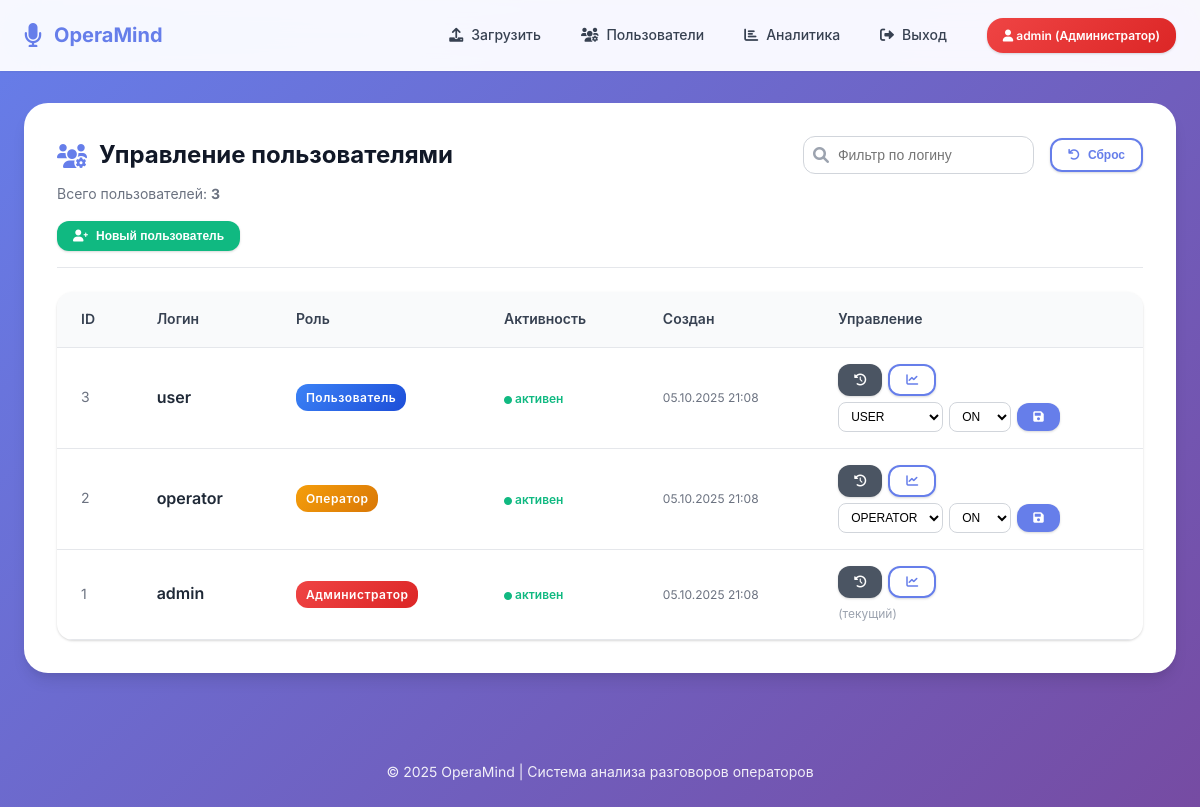
The app's page /admin/users (signed in) with its own data.
### models.py (models this page shows, shortened)
class User(UserMixin, db.Model):
    id = db.Column(db.Integer, primary_key=True)
    username = db.Column(db.String(80), unique=True, nullable=False)
    password_hash = db.Column(db.String(200), nullable=False)
    email = db.Column(db.String(120), unique=True, nullable=True)
    created_at = db.Column(db.DateTime, default=datetime.utcnow)
    last_login = db.Column(db.DateTime)
    is_active = db.Column(db.Boolean, default=True)
    role = db.Column(db.Enum(UserRole), default=UserRole.OPERATOR, nullable=False)
    is_admin = db.Column(db.Boolean, default=False)  # Обратная совместимость
    full_name = db.Column(db.String(200))
    department = db.Column(db.String(100))
    phone = db.Column(db.String(20))
    conversations = db.relationship('Conversation', backref='user', lazy=True, cascade='all, delete-orphan')
    @property
    def is_administrator(self):
        return self.role == UserRole.ADMIN or self.is_admin
    @property
    def role_display(self):
        role_names = {
            UserRole.USER: "Пользователь",
            UserRole.OPERATOR: "Оператор",
            UserRole.ADMIN: "Администратор"
        }
        return role_names.get(self.role, "Неизвестно")

### admin.py (the view)
@admin_bp.route('/admin/users')
@login_required
def admin_users():
    if not getattr(current_user, 'is_admin', False):
        flash('Нет доступа', 'error')
        return redirect(url_for('index'))
    users = User.query.order_by(User.created_at.desc()).all()
    return render_template('admin_users.html', users=users)

### app.py (called while the page is built)
@login_manager.user_loader
def load_user(user_id):
    return db.session.get(User, int(user_id))

### templates/admin_users.html (shortened to what this page needs)
{% extends 'base.html' %}
{% block content %}
<div class="card" style="animation: fadeInUp 0.5s ease;">
        <div class="card-header" style="display:flex;justify-content:space-between;align-items:flex-start;flex-wrap:wrap;gap:var(--space-6);">
            <div style="flex:1;min-width:260px;">
                <h2 class="card-title" style="display:flex;align-items:center;gap:var(--space-3);"><i class="fas fa-users-cog" style="color:var(--primary);"></i> Управление пользователями</h2>
                <div class="card-subtitle" style="margin-top:4px;">Всего пользователей: <strong id="userCount">{{ users|length }}</strong></div>
                <div style="margin-top:var(--space-4); display:flex; gap:var(--space-3); flex-wrap:wrap;">
                    <button class="btn btn-success btn-sm" type="button" onclick="openCreateModal()"><i class="fas fa-user-plus"></i> Новый пользователь</button>
                </div>
            </div>
            <div style="display:flex;gap:var(--space-4);align-items:center;flex-wrap:wrap;">
                <div style="position:relative;">
                    <i class="fas fa-search" style="position:absolute;left:10px;top:50%;transform:translateY(-50%);color:var(--gray-400);"></i>
                    <input id="userFilter" type="text" placeholder="Фильтр по логину" style="padding:10px 14px 10px 34px;border:1px solid var(--gray-300);border-radius:var(--radius-md);font-size:var(--font-size-sm);min-width:220px;">
                </div>
                <button class="btn btn-outline btn-sm" type="button" onclick="resetFilter()"><i class="fas fa-undo"></i> Сброс</button>
            </div>
        </div>
    <div class="table-container" style="overflow-x:auto;border-radius:var(--radius-lg);">
        <table class="table" id="userTable">
            <thead>
                <tr>
                    <th>ID</th>
                    <th>Логин</th>
                    <th>Роль</th>
                    <th>Активность</th>
                    <th>Создан</th>
                    <th>Управление</th>
                </tr>
            </thead>
            <tbody>
                {% for u in users %}
                <tr data-username="{{ u.username|lower }}">
                    <td style="font-size:var(--font-size-sm);color:var(--gray-500);">{{ u.id }}</td>
                    <td style="font-weight:600;">{{ u.username }}</td>
                                <td>
                                    <span class="role-chip {% if u.role.name=='ADMIN' %}role-chip-admin{% elif u.role.name=='OPERATOR' %}role-chip-operator{% else %}role-chip-user{% endif %}">
                                        {{ u.role_display }}
                                    </span>
                                </td>
                    <td>
                        {% if u.is_active %}
                            <span style="color:var(--success);font-weight:600;font-size:var(--font-size-xs);"><i class="fas fa-circle" style="font-size:8px;"></i> активен</span>
                        {% else %}
                            <span style="color:var(--error);font-weight:600;font-size:var(--font-size-xs);"><i class="fas fa-circle" style="font-size:8px;"></i> отключён</span>
                        {% endif %}
                    </td>
                    <td style="font-size:var(--font-size-xs);color:var(--gray-500);white-space:nowrap;">{{ u.created_at.strftime('%d.%m.%Y %H:%M') if u.created_at else '' }}</td>
                                <td style="min-width:250px;">
                                    <div style="display:flex;flex-direction:column;gap:6px;">
                                        <div style="display:flex;gap:6px;flex-wrap:wrap;">
                                            <a class="btn btn-sm btn-secondary" href="{{ url_for('admin.admin_user_history', user_id=u.id) }}" title="История загрузок">
                                                <i class="fas fa-history"></i>
                                            </a>
                                            <a class="btn btn-sm btn-outline" href="{{ url_for('admin.admin_user_stats', user_id=u.id) }}" title="Статистика пользователя">
                                                <i class="fas fa-chart-line"></i>
                                            </a>
                                        </div>
                                        {% if current_user.id != u.id %}
                                        <form method="post" action="{{ url_for('admin.admin_users_update') }}" style="display:flex; gap:6px; align-items:center;flex-wrap:wrap;" onsubmit="return confirm('Подтвердить изменение параметров пользователя?');">
                                            <select name="role" style="padding:6px 8px;border:1px solid var(--gray-300);border-radius:var(--radius);font-size:var(--font-size-xs);background:var(--white);">
                                                <option value="USER" {% if u.role.name=='USER' %}selected{% endif %}>USER</option>
                                                <option value="OPERATOR" {% if u.role.name=='OPERATOR' %}selected{% endif %}>OPERATOR</option>
                                            </select>
                                            <select name="is_active" style="padding:6px 8px;border:1px solid var(--gray-300);border-radius:var(--radius);font-size:var(--font-size-xs);background:var(--white);">
                                                <option value="1" {% if u.is_active %}selected{% endif %}>ON</option>
                                            </select>
                                            <button class="btn btn-sm" style="background:var(--primary);"><i class="fas fa-save"></i></button>
                                        </form>
                                        {% else %}
                                        <span style="font-size:var(--font-size-xs);color:var(--gray-400);">(текущий)</span>
                                        {% endif %}
                                    </div>
                                </td>
                </tr>
                {% endfor %}
            </tbody>
        </table>
    </div>
</div>
{% endblock %}

### templates/base.html (shortened to what this page needs)
<!DOCTYPE html>
<html lang="ru">
<head>
    <link href="https://cdnjs.cloudflare.com/ajax/libs/font-awesome/6.0.0/css/all.min.css" rel="stylesheet">
</head>
<body>
    <nav class="navbar">
        <div class="container">
            <a href="{{ url_for('index') }}" class="logo">
                <i class="fas fa-microphone"></i>
                <span>OperaMind</span>
            </a>
            {% if current_user.is_authenticated %}
            <nav>
                <a href="{{ url_for('index') }}">
                    <i class="fas fa-upload"></i>
                    Загрузить
                </a>
                {% if current_user.is_administrator %}
                <a href="{{ url_for('admin.admin_users') }}">
                    <i class="fas fa-users-cog"></i>
                    Пользователи
                </a>
                <a href="{{ url_for('admin.admin_history') }}">
                    <i class="fas fa-chart-bar"></i>
                    Аналитика
                </a>
                {% endif %}
                <a href="{{ url_for('logout') }}">
                    <i class="fas fa-sign-out-alt"></i>
                    Выход
                </a>
                <span class="user-badge {% if current_user.is_administrator %}role-admin{% elif current_user.is_operator %}role-operator{% else %}role-user{% endif %}">
                    <i class="fas fa-user"></i>
                    {{ current_user.username }}
                    ({{ current_user.role_display }})
                </span>
            </nav>
            {% endif %}
        </div>
    </nav>
    <div class="container">
        {% block content %}{% endblock %}
    </div>
    <footer>
        <p>© 2025 OperaMind | Система анализа разговоров операторов</p>
    </footer>
</body>
</html>

### templates/admin_users.html (style rules this page uses)
.role-chip { padding:4px 10px; border-radius:var(--radius-md); font-size:var(--font-size-xs); font-weight:600; color:var(--white); display:inline-block; letter-spacing:.5px; }
.role-chip-admin { background:linear-gradient(135deg,var(--error),#dc2626); }
.role-chip-operator { background:linear-gradient(135deg,var(--warning),#d97706); }
.role-chip-user { background:linear-gradient(135deg,var(--info),#1d4ed8); }

### records on screen
User: username "admin", role_display "Администратор", id "1", is_active True (drawn), created_at "05.10.2025 21:08", shows "(текущий)"
User: id "3", username "user", role_display "Пользователь", shows "активен", created_at "05.10.2025 21:08", role "USER", is_active "ON"
User: id "2", username "operator", role_display "Оператор", shows "активен", created_at "05.10.2025 21:08", role "OPERATOR", is_active "ON"

### other values on screen
{{ users|length }} "3"
